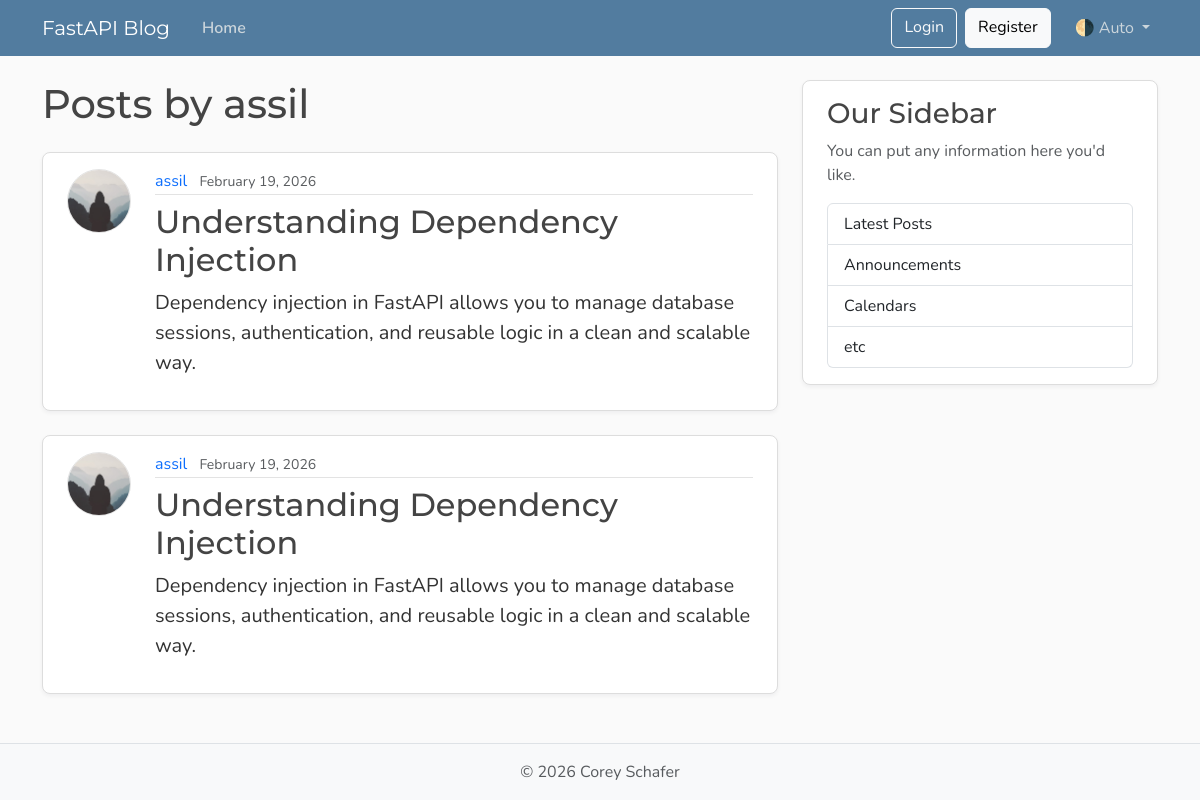
The page /users/2/posts on the database as committed earlier.
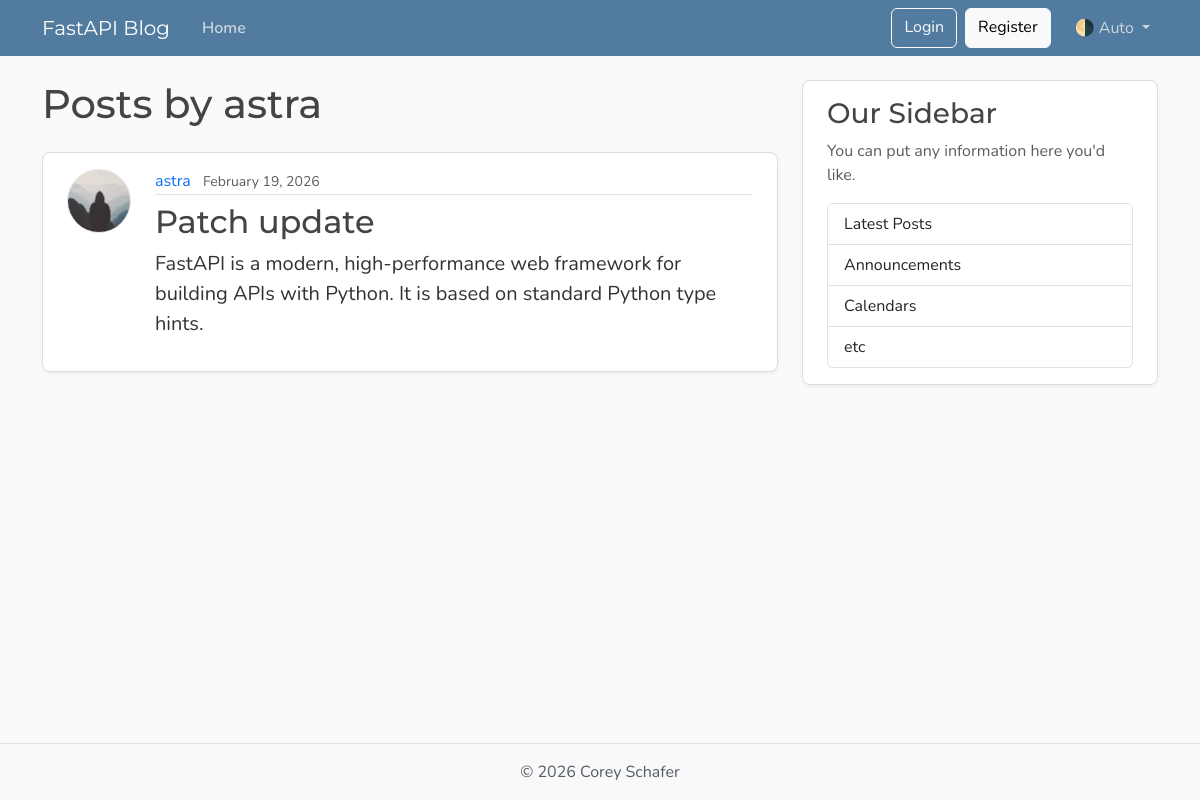
The same page on the database as committed later.
### models/user.py (models this page shows, shortened)
class User(Base):
    __tablename__ = "users"
    id: Mapped[int] = mapped_column(Integer, primary_key=True, index=True)
    username: Mapped[str] = mapped_column(String(50), unique=True, nullable=False)
    email: Mapped[str] = mapped_column(String(120), unique=True, nullable=False)
    image_file: Mapped[str | None] = mapped_column(
        String(200),
        nullable=True,
        default=None,
    )
    posts: Mapped[list[Post]] = relationship(back_populates="author")

### models/post.py (models this page shows)
class Post(Base):
    __tablename__ = "posts"
    id: Mapped[int] = mapped_column(Integer, primary_key=True, index=True)
    title: Mapped[str] = mapped_column(String(100), nullable=False)
    content: Mapped[str] = mapped_column(Text, nullable=False)
    user_id: Mapped[int] = mapped_column(
        ForeignKey("users.id"),
        nullable=False,
        index=True,
    )
    date_posted: Mapped[datetime] = mapped_column(
        DateTime(timezone=True),
        default=lambda: datetime.now(UTC),
    )
    author: Mapped[User] = relationship(back_populates="posts")

### routes/pages.py (the view)
@router.get("/users/{user_id}/posts")
def user_posts_page(
    request: Request,
    user_id: int,
    db: SessionDep,
):
    user = db.get(User, user_id)
    if not user:
        raise HTTPException(
            status_code=status.HTTP_404_NOT_FOUND,
            detail="User not found",
        )
    posts = user.posts
    return templates.TemplateResponse(
        request,
        "user_posts.html",
        {"posts": posts, "user": user, "title": f"{user.username}'s Posts"},
    )

### templates/user_posts.html
{% extends "layout.html" %}
{% block content %}
  <h1 class="mb-4">Posts by {{ user.username }}</h1>
  {% for post in posts %}
    <article class="content-section py-3 px-4 mb-4">
      <div class="d-flex align-items-start gap-4">
        <img class="rounded-circle article-img flex-shrink-0"
             src="{{ post.author.image_path }}"
             alt="{{ post.author.username }}'s profile picture"
             width="64"
             height="64"
             loading="lazy">
        <div class="flex-grow-1">
          <div class="article-metadata mb-2">
            <a class="me-2"
               href="{{ url_for('user_posts_page', user_id=post.author.id) }}">{{ post.author.username }}</a>
            <small class="text-body-secondary">{{ post.date_posted.strftime("%B %d, %Y") }}</small>
          </div>
          <h2>
            <a class="article-title"
               href="{{ url_for('post_page', post_id=post.id) }}">{{ post.title }}</a>
          </h2>
          <p class="article-content">{{ post.content }}</p>
        </div>
      </div>
    </article>
  {% else %}
    <p class="text-body-secondary">No posts by this user yet.</p>
  {% endfor %}
{% endblock content %}

Rows that differ between the two databases and show on the page:
removed Post: author.username "assil", date_posted "February 19, 2026", title "Understanding Dependency Injection", content "Dependency injection in FastAPI allows you to manage database sessions, authentication, and reusable logic in a clean and scalable way."
removed Post: author.username "assil", date_posted "February 19, 2026", title "Understanding Dependency Injection", content "Dependency injection in FastAPI allows you to manage database sessions, authentication, and reusable logic in a clean and scalable way."
changed User: username "assil" → "astra"
now on this page (row edited): Post: author.username "astra", date_posted "February 19, 2026", title "Patch update", content "FastAPI is a modern, high-performance web framework for building APIs with Python. It is based on standard Python type hints."
